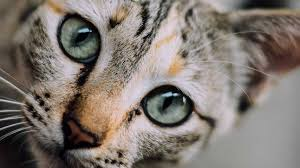
#> input picture fourth_chapter/datasets/cat.png, 300 x 168 px
$ jupyter execute 'Binning Image Intensity Distribution.ipynb'
#> lines starting #> are read from the running program, lines starting #| are printed output that depends on the picture
[cell 1]
import pandas as pd
import numpy as np
import matplotlib.pyplot as plt

import skimage
from skimage import io
from skimage.color import rgb2gray

# Binning Image Intensity Distribution

To see the frequency of intensity in an image, we can bin the intensity values and visualize them in a histogram to whatch where the image have more intesity.

[cell 2]
cat = io.imread("../../datasets/cat.png")
#> cat is the input picture: shape (168, 300, 3); mean R, G, B 127.5, 118.8, 111.9
dog = io.imread("../../datasets/dog.png")
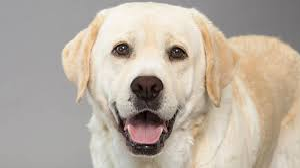
#> input picture fourth_chapter/datasets/dog.png, 300 x 168 px
#> dog is the input picture: shape (168, 300, 3); mean R, G, B 184.5, 173.5, 160.8
cgs = rgb2gray(cat)
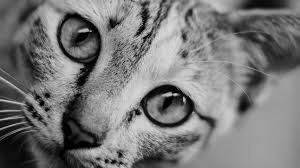
#> cgs: shape (168, 300) float64; min 0, max 0.877, mean 0.471
dgs = rgb2gray(dog)
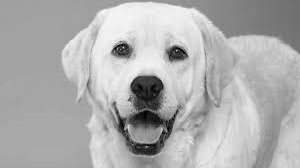
#> dgs: shape (168, 300) float64; min 0.0075, max 0.98, mean 0.686

[cell 3]
fig = plt.figure(figsize=(8,4))
ax1 = fig.add_subplot(2,2,1)
ax1.imshow(cgs)
ax2 = fig.add_subplot(2,2,2)
ax2.imshow(dgs)
ax3 = fig.add_subplot(2,2,3)
c_freq, c_bins, c_patches = ax3.hist(cgs.flatten(), bins=30)
#> c_freq = 30 values, max 4507 at index 20, min 18 at index 29, mean 1680; c_bins = 31 values from 0 to 0.877; c_patches = 30 items
ax4 = fig.add_subplot(2,2,4)
d_freq, d_bins, d_patches = ax4.hist(dgs.flatten(), bins=30)
#> d_freq = 30 values, max 11120 at index 19, min 62 at index 0, mean 1680; d_bins = 31 values from 0.0075 to 0.98; d_patches = 30 items
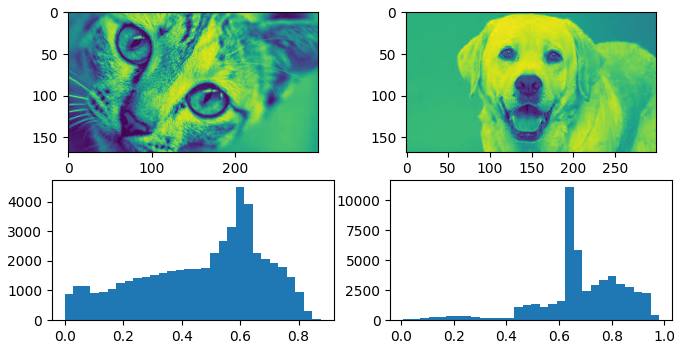
#> figure drawn by matplotlib, 4 panels; panel 3: tallest bar 4507 high, from x = 0.585 to 0.614; panel 4: tallest bar 11120 high, from x = 0.624 to 0.656
